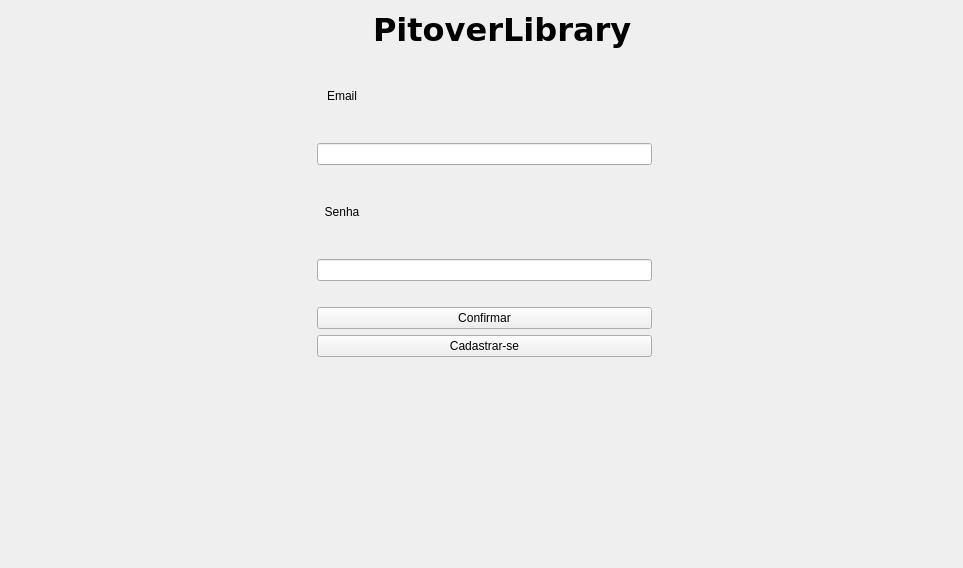
<?xml version="1.0" encoding="UTF-8"?>
<ui version="4.0">
 <class>Dialog</class>
 <widget class="QDialog" name="Dialog">
  <property name="geometry">
   <rect>
    <x>0</x>
    <y>0</y>
    <width>963</width>
    <height>568</height>
   </rect>
  </property>
  <property name="windowTitle">
   <string>Dialog</string>
  </property>
  <layout class="QGridLayout" name="gridLayout">
   <item row="5" column="1">
    <spacer name="verticalSpacer_2">
     <property name="orientation">
      <enum>Qt::Vertical</enum>
     </property>
     <property name="sizeType">
      <enum>QSizePolicy::Fixed</enum>
     </property>
     <property name="sizeHint" stdset="0">
      <size>
       <width>50</width>
       <height>20</height>
      </size>
     </property>
    </spacer>
   </item>
   <item row="3" column="0" rowspan="2">
    <spacer name="horizontalSpacer">
     <property name="orientation">
      <enum>Qt::Horizontal</enum>
     </property>
     <property name="sizeType">
      <enum>QSizePolicy::Fixed</enum>
     </property>
     <property name="sizeHint" stdset="0">
      <size>
       <width>300</width>
       <height>20</height>
      </size>
     </property>
    </spacer>
   </item>
   <item row="4" column="1" colspan="4">
    <widget class="QLineEdit" name="lineEdit_senha">
     <property name="echoMode">
      <enum>QLineEdit::Password</enum>
     </property>
    </widget>
   </item>
   <item row="4" column="5">
    <spacer name="horizontalSpacer_2">
     <property name="orientation">
      <enum>Qt::Horizontal</enum>
     </property>
     <property name="sizeType">
      <enum>QSizePolicy::Fixed</enum>
     </property>
     <property name="sizeHint" stdset="0">
      <size>
       <width>300</width>
       <height>20</height>
      </size>
     </property>
    </spacer>
   </item>
   <item row="0" column="0">
    <widget class="QPushButton" name="pushButton_3">
     <property name="styleSheet">
      <string notr="true">QPushButton{
border: None;
}</string>
     </property>
     <property name="text">
      <string/>
     </property>
     <property name="icon">
      <iconset>
       <normaloff>PiltoverLibrary/Icon/logo.png</normaloff>
       <normalon>Icon/logo.png</normalon>PiltoverLibrary/Icon/logo.png</iconset>
     </property>
     <property name="iconSize">
      <size>
       <width>128</width>
       <height>128</height>
      </size>
     </property>
    </widget>
   </item>
   <item row="1" column="1">
    <widget class="QLabel" name="label">
     <property name="text">
      <string>Email</string>
     </property>
     <property name="alignment">
      <set>Qt::AlignCenter</set>
     </property>
    </widget>
   </item>
   <item row="2" column="1" colspan="4">
    <widget class="QLineEdit" name="lineEdit_login">
     <property name="alignment">
      <set>Qt::AlignLeading|Qt::AlignLeft|Qt::AlignVCenter</set>
     </property>
    </widget>
   </item>
   <item row="3" column="1">
    <widget class="QLabel" name="label_2">
     <property name="text">
      <string>Senha</string>
     </property>
     <property name="alignment">
      <set>Qt::AlignCenter</set>
     </property>
    </widget>
   </item>
   <item row="7" column="1" colspan="4">
    <widget class="QPushButton" name="pushButton_confirmar">
     <property name="text">
      <string>Confirmar</string>
     </property>
     <property name="icon">
      <iconset>
       <normaloff>PiltoverLibrary/Icon/checked.png</normaloff>
       <normalon>Icon/checked.png</normalon>PiltoverLibrary/Icon/checked.png</iconset>
     </property>
    </widget>
   </item>
   <item row="0" column="2">
    <widget class="QLabel" name="label_3">
     <property name="font">
      <font>
       <family>DejaVu Sans</family>
       <pointsize>24</pointsize>
       <weight>75</weight>
       <italic>false</italic>
       <bold>true</bold>
      </font>
     </property>
     <property name="text">
      <string>PitoverLibrary</string>
     </property>
    </widget>
   </item>
   <item row="9" column="2" colspan="3">
    <spacer name="verticalSpacer_3">
     <property name="orientation">
      <enum>Qt::Vertical</enum>
     </property>
     <property name="sizeType">
      <enum>QSizePolicy::Fixed</enum>
     </property>
     <property name="sizeHint" stdset="0">
      <size>
       <width>20</width>
       <height>200</height>
      </size>
     </property>
    </spacer>
   </item>
   <item row="8" column="1" colspan="4">
    <widget class="QPushButton" name="pushButton_cadastrar">
     <property name="text">
      <string>Cadastrar-se</string>
     </property>
     <property name="icon">
      <iconset>
       <normaloff>PiltoverLibrary/Icon/addition-sign.png</normaloff>
       <normalon>Icon/addition-sign.png</normalon>PiltoverLibrary/Icon/addition-sign.png</iconset>
     </property>
    </widget>
   </item>
  </layout>
 </widget>
 <resources/>
 <connections/>
</ui>
